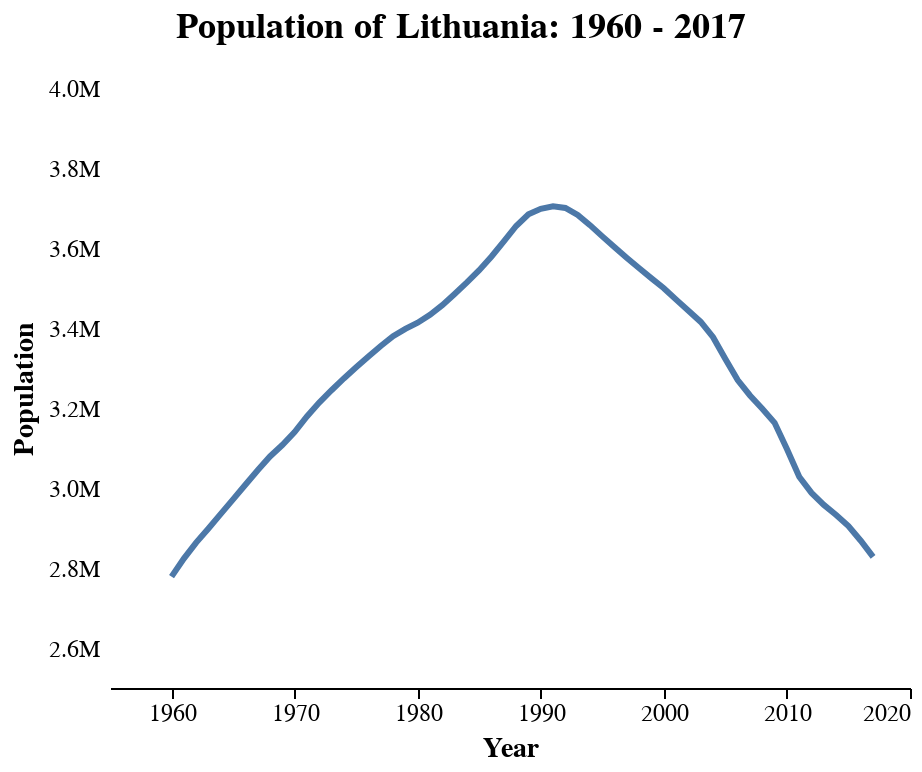

Notebook source saved alongside this figure:
### Code cell
alt.Chart(pop).mark_line().encode(
    x = alt.X('Year', scale = alt.Scale(domain=[1955, 2020]), axis=alt.Axis(format='f', tickCount=6)),
    y = alt.Y('Population:Q', scale = alt.Scale(domain=[2500000, 4000000]), axis=alt.Axis(format='s')),
    tooltip = ['Year', 'Population']
).properties(title="Population of Lithuania: 1960 - 2017")

### Figure 1 — Vega-Lite specification as saved in the notebook (floating-point values rounded to 4 significant figures)
{"$schema": "https://vega.github.io/schema/vega-lite/v2.6.0.json", "config": {"axisX": {"domain": true, "domainColor": "black", "domainWidth": 1, "grid": false, "labelAngle": 0, "labelColor": "black", "labelFont": "Poppins", "labelFontSize": 12, "tickColor": "black", "tickSize": 5, "titleColor": "black", "titleFont": "Poppins", "titleFontSize": 14, "titlePadding": 5}, "axisY": {"domain": false, "grid": false, "gridColor": "white", "gridWidth": 1, "labelAngle": 0, "labelColor": "black", "labelFont": "Poppins", "labelFontSize": 12, "labelPadding": 5, "ticks": false, "titleColor": "black", "titleFont": "Poppins", "titleFontSize": 14, "titlePadding": 5}, "bar": {"binSpacing": 1, "continuousBandSize": 30, "discreteBandSize": 30, "size": 40, "stroke": false}, "circle": {"size": 50, "stroke": "white", "strokeWidth": 0.5}, "legend": {"labelFont": "Poppins", "labelFontSize": 12, "offset": 0, "orient": "top-right", "symbolSize": 100, "symbolType": "circle", "title": "", "titleFont": "Poppins", "titleFontSize": 14}, "line": {"strokeWidth": 3}, "path": {"strokeWidth": 0.5}, "point": {"size": 50}, "range": {"category": ["#47b8e0", "#ffc952", "#a5d296", "#ff7473", "#7f9eb2", "#f1bbba", "#D1B6E1", "#D9D4CF"], "diverging": ["#eff3ff", "#c6dbef", "#9ecae1", "#6baed6", "#3182bd", "#08519c"]}, "text": {"align": "right", "font": "Poppins", "fontSize": 11, "fontWeight": 400, "size": 11}, "title": {"anchor": "center", "font": "Poppins", "fontSize": 18, "offset": 15}, "trail": {"size": 1, "strokeWidth": 0}, "view": {"stroke": "transparent"}}, "data": {"name": "data-0dc01439ff695e2fc75efc5640833b38"}, "datasets": {"data-0dc01439ff695e2fc75efc5640833b38": [{"Population": 2778550, "Year": 1960, "Yearly Change": null, "Yearly Change (%)": null}, {"Population": 2823550, "Year": 1961, "Yearly Change": 45000, "Yearly Change (%)": 1.62}, {"Population": 2863350, "Year": 1962, "Yearly Change": 39800, "Yearly Change (%)": 1.41}, {"Population": 2898950, "Year": 1963, "Yearly Change": 35600, "Yearly Change (%)": 1.24}, {"Population": 2935200, "Year": 1964, "Yearly Change": 36250, "Yearly Change (%)": 1.25}, {"Population": 2971450, "Year": 1965, "Yearly Change": 36250, "Yearly Change (%)": 1.24}, {"Population": 3008050, "Year": 1966, "Yearly Change": 36600, "Yearly Change (%)": 1.23}, {"Population": 3044400, "Year": 1967, "Yearly Change": 36350, "Yearly Change (%)": 1.21}, {"Population": 3078850, "Year": 1968, "Yearly Change": 34450, "Yearly Change (%)": 1.13}, {"Population": 3107321, "Year": 1969, "Yearly Change": 28471, "Yearly Change (%)": 0.92}, {"Population": 3139689, "Year": 1970, "Yearly Change": 32368, "Yearly Change (%)": 1.04}, {"Population": 3179041, "Year": 1971, "Yearly Change": 39352, "Yearly Change (%)": 1.25}, {"Population": 3213622, "Year": 1972, "Yearly Change": 34581, "Yearly Change (%)": 1.09}, {"Population": 3244438, "Year": 1973, "Yearly Change": 30816, "Yearly Change (%)": 0.96}, {"Population": 3273894, "Year": 1974, "Yearly Change": 29456, "Yearly Change (%)": 0.91}, {"Population": 3301652, "Year": 1975, "Yearly Change": 27758, "Yearly Change (%)": 0.85}, {"Population": 3328664, "Year": 1976, "Yearly Change": 27012, "Yearly Change (%)": 0.82}, {"Population": 3355036, "Year": 1977, "Yearly Change": 26372, "Yearly Change (%)": 0.79}, {"Population": 3379514, "Year": 1978, "Yearly Change": 24478, "Yearly Change (%)": 0.73}, {"Population": 3397842, "Year": 1979, "Yearly Change": 18328, "Yearly Change (%)": 0.54}, {"Population": 3413202, "Year": 1980, "Yearly Change": 15360, "Yearly Change (%)": 0.45}, {"Population": 3432947, "Year": 1981, "Yearly Change": 19745, "Yearly Change (%)": 0.58}, {"Population": 3457179, "Year": 1982, "Yearly Change": 24232, "Yearly Change (%)": 0.71}, {"Population": 3485192, "Year": 1983, "Yearly Change": 28013, "Yearly Change (%)": 0.81}, {"Population": 3514205, "Year": 1984, "Yearly Change": 29013, "Yearly Change (%)": 0.83}, {"Population": 3544543, "Year": 1985, "Yearly Change": 30338, "Yearly Change (%)": 0.86}, {"Population": 3578914, "Year": 1986, "Yearly Change": 34371, "Yearly Change (%)": 0.97}, {"Population": 3616367, "Year": 1987, "Yearly Change": 37453, "Yearly Change (%)": 1.05}, {"Population": 3655049, "Year": 1988, "Yearly Change": 38682, "Yearly Change (%)": 1.07}, {"Population": 3684255, "Year": 1989, "Yearly Change": 29206, "Yearly Change (%)": 0.8}, {"Population": 3697838, "Year": 1990, "Yearly Change": 13583, "Yearly Change (%)": 0.37}, {"Population": 3704134, "Year": 1991, "Yearly Change": 6296, "Yearly Change (%)": 0.17}, {"Population": 3700114, "Year": 1992, "Yearly Change": -4020, "Yearly Change (%)": -0.11}, {"Population": 3682613, "Year": 1993, "Yearly Change": -17501, "Yearly Change (%)": -0.47}, {"Population": 3657144, "Year": 1994, "Yearly Change": -25469, "Yearly Change (%)": -0.69}, {"Population": 3629102, "Year": 1995, "Yearly Change": -28042, "Yearly Change (%)": -0.77}, {"Population": 3601613, "Year": 1996, "Yearly Change": -27489, "Yearly Change (%)": -0.76}, {"Population": 3575137, "Year": 1997, "Yearly Change": -26476, "Yearly Change (%)": -0.74}, {"Population": 3549331, "Year": 1998, "Yearly Change": -25806, "Yearly Change (%)": -0.72}, {"Population": 3524238, "Year": 1999, "Yearly Change": -25093, "Yearly Change (%)": -0.71}, {"Population": 3499536, "Year": 2000, "Yearly Change": -24702, "Yearly Change (%)": -0.7}, {"Population": 3470818, "Year": 2001, "Yearly Change": -28718, "Yearly Change (%)": -0.82}, {"Population": 3443067, "Year": 2002, "Yearly Change": -27751, "Yearly Change (%)": -0.8}, {"Population": 3415213, "Year": 2003, "Yearly Change": -27854, "Yearly Change (%)": -0.81}, {"Population": 3377075, "Year": 2004, "Yearly Change": -38138, "Yearly Change (%)": -1.12}, {"Population": 3322528, "Year": 2005, "Yearly Change": -54547, "Yearly Change (%)": -1.62}, {"Population": 3269909, "Year": 2006, "Yearly Change": -52619, "Yearly Change (%)": -1.58}, {"Population": 3231294, "Year": 2007, "Yearly Change": -38615, "Yearly Change (%)": -1.18}, {"Population": 3198231, "Year": 2008, "Yearly Change": -33063, "Yearly Change (%)": -1.02}, {"Population": 3162916, "Year": 2009, "Yearly Change": -35315, "Yearly Change (%)": -1.1}, {"Population": 3097282, "Year": 2010, "Yearly Change": -65634, "Yearly Change (%)": -2.08}, {"Population": 3028115, "Year": 2011, "Yearly Change": -69167, "Yearly Change (%)": -2.23}, {"Population": 2987773, "Year": 2012, "Yearly Change": -40342, "Yearly Change (%)": -1.33}, {"Population": 2957689, "Year": 2013, "Yearly Change": -30084, "Yearly Change (%)": -1.01}, {"Population": 2932367, "Year": 2014, "Yearly Change": -25322, "Yearly Change (%)": -0.86}, {"Population": 2904910, "Year": 2015, "Yearly Change": -27457, "Yearly Change (%)": -0.94}, {"Population": 2868231, "Year": 2016, "Yearly Change": -36679, "Yearly Change (%)": -1.26}, {"Population": 2827721, "Year": 2017, "Yearly Change": -40510, "Yearly Change (%)": -1.41}]}, "encoding": {"tooltip": [{"field": "Year", "type": "quantitative"}, {"field": "Population", "type": "quantitative"}], "x": {"axis": {"format": "f", "tickCount": 6}, "field": "Year", "scale": {"domain": [1955, 2020]}, "type": "quantitative"}, "y": {"axis": {"format": "s"}, "field": "Population", "scale": {"domain": [2500000, 4000000]}, "type": "quantitative"}}, "height": 300, "mark": "line", "title": "Population of Lithuania: 1960 - 2017", "width": 400}
